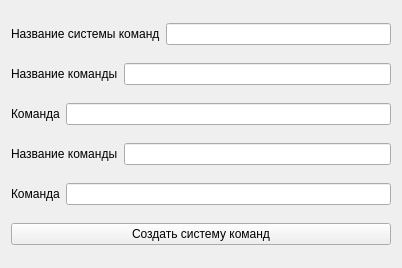
<?xml version="1.0" encoding="UTF-8"?>
<ui version="4.0">
 <class>CreateComandSystemForm</class>
 <widget class="QWidget" name="CreateComandSystemForm">
  <property name="geometry">
   <rect>
    <x>0</x>
    <y>0</y>
    <width>402</width>
    <height>268</height>
   </rect>
  </property>
  <property name="windowTitle">
   <string>Создать систему команд</string>
  </property>
  <layout class="QVBoxLayout" name="verticalLayout">
   <item>
    <layout class="QHBoxLayout" name="horizontalLayout">
     <item>
      <widget class="QLabel" name="label">
       <property name="text">
        <string>Название системы команд</string>
       </property>
      </widget>
     </item>
     <item>
      <widget class="QLineEdit" name="systemNameEdit"/>
     </item>
    </layout>
   </item>
   <item>
    <layout class="QHBoxLayout" name="horizontalLayout_2">
     <item>
      <widget class="QLabel" name="label_2">
       <property name="text">
        <string>Название команды</string>
       </property>
      </widget>
     </item>
     <item>
      <widget class="QLineEdit" name="ComandNameEdit1"/>
     </item>
    </layout>
   </item>
   <item>
    <layout class="QHBoxLayout" name="horizontalLayout_3">
     <item>
      <widget class="QLabel" name="label_3">
       <property name="text">
        <string>Команда</string>
       </property>
      </widget>
     </item>
     <item>
      <widget class="QLineEdit" name="ComandValueEdit1"/>
     </item>
    </layout>
   </item>
   <item>
    <layout class="QHBoxLayout" name="horizontalLayout_4">
     <item>
      <widget class="QLabel" name="label_4">
       <property name="text">
        <string>Название команды</string>
       </property>
      </widget>
     </item>
     <item>
      <widget class="QLineEdit" name="ComandNameEdit2"/>
     </item>
    </layout>
   </item>
   <item>
    <layout class="QHBoxLayout" name="horizontalLayout_5">
     <item>
      <widget class="QLabel" name="label_5">
       <property name="text">
        <string>Команда</string>
       </property>
      </widget>
     </item>
     <item>
      <widget class="QLineEdit" name="ComandValueEdit2"/>
     </item>
    </layout>
   </item>
   <item>
    <widget class="QPushButton" name="CreateSystemButton">
     <property name="text">
      <string>Создать систему команд</string>
     </property>
    </widget>
   </item>
  </layout>
 </widget>
 <resources/>
 <connections/>
</ui>
